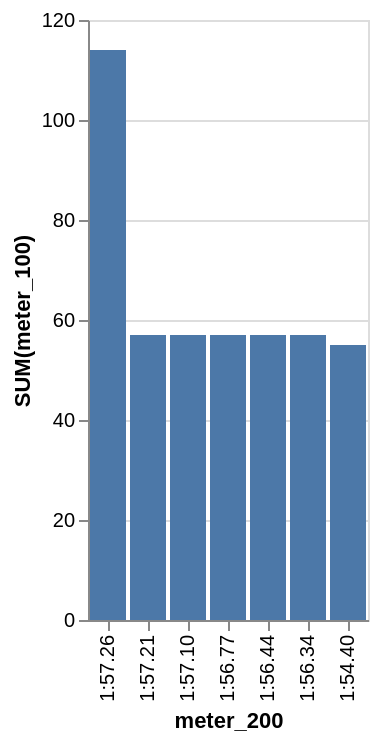

Vega-Lite specification for this chart:
### Vega-Lite specification from a JSON file in a GitHub repository (floating-point values rounded to 4 significant figures)
{"data": {"values": [{"x_data": "1:57.26", "y_data": 114}, {"x_data": "1:57.21", "y_data": 57}, {"x_data": "1:57.10", "y_data": 57}, {"x_data": "1:56.77", "y_data": 57}, {"x_data": "1:56.44", "y_data": 57}, {"x_data": "1:56.34", "y_data": 57}, {"x_data": "1:54.40", "y_data": 55}]}, "mark": "bar", "encoding": {"x": {"field": "x_data", "type": "nominal", "title": "meter_200", "sort": {"op": "sum", "field": "y_data", "order": "descending"}}, "y": {"field": "y_data", "type": "quantitative", "title": "SUM(meter_100)"}}}
